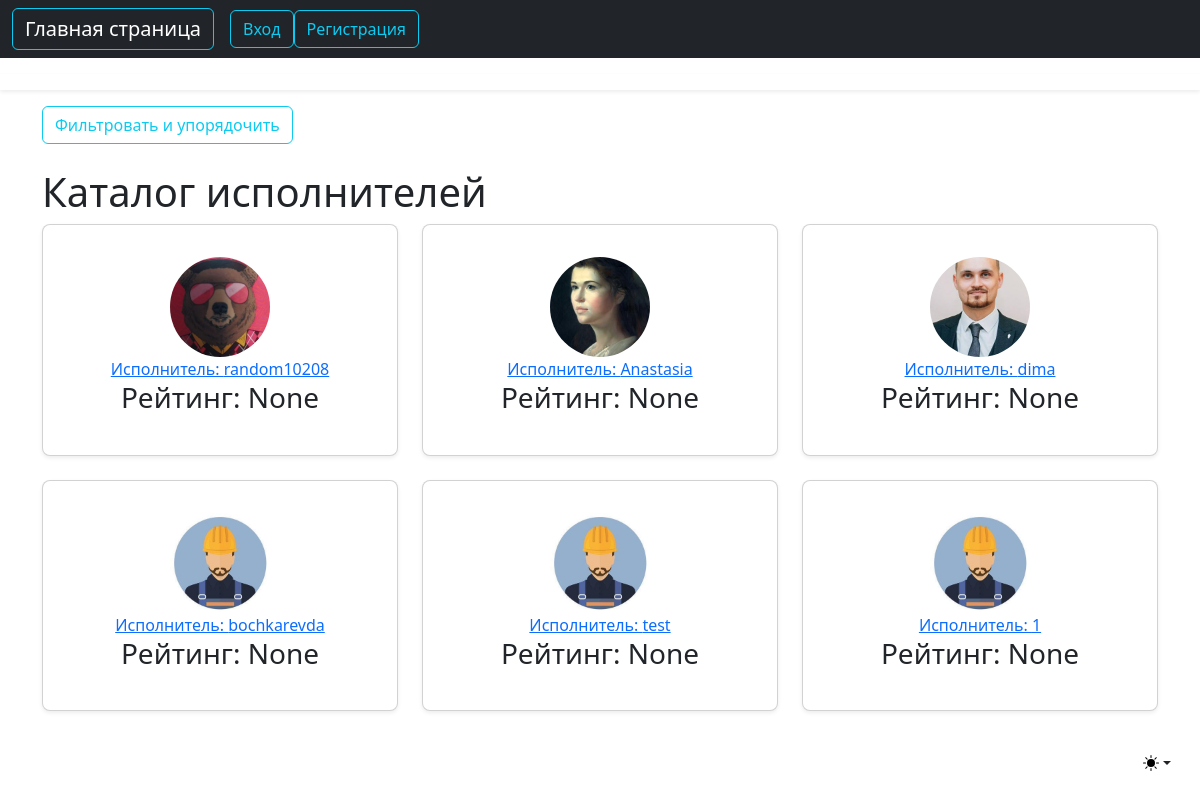
/users/workers, run on an earlier commit of the app's database.
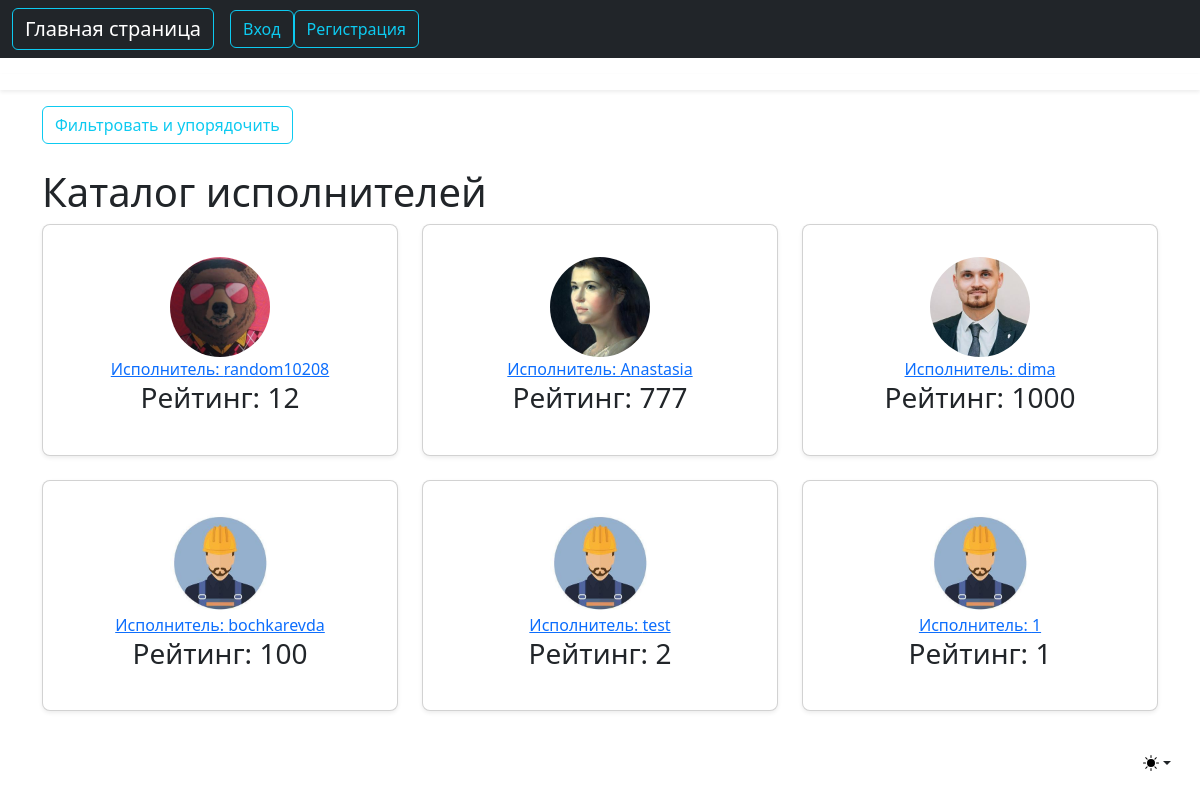
And on a later commit of the database.
### users/models.py (models this page shows, shortened)
class Worker(models.Model):
    user = models.OneToOneField(User, on_delete=models.CASCADE)
    rating = models.IntegerField(null=True, default=0)
    experience = models.TextField(null=True)

class Profile(models.Model):
    user = models.OneToOneField(User, on_delete=models.CASCADE)
    image = models.ImageField(default='default.jpg', upload_to='profile_pics')

### users/views.py (the view)
# urls.py: path('workers', WorkerListView.as_view(), name='workers'),
class WorkerListView(ListView):
    model = Worker
    template_name = 'users/workers.html'
    context_object_name = 'workers'
    paginate_by = 10

### users/templates/users/workers.html (shortened to what this page needs)
{% extends "searchwork/base_client.html" %}
{% block content %}
{% if workers %}
<div class="d-flex justify-content-between">
    <div>
            <a class="btn btn-outline-info" href="#">Фильтровать и упорядочить</a>
    </div>
</div>
<br/>
            <h1>Каталог исполнителей</h1>
            <div class="row row-cols-1 row-cols-md-3 mb-3 text-center">
                {% for worker in workers %}
                      <div class="col">
                        <div class="card mb-4 rounded-3 shadow-sm">
                          <div class="card-body">
                            <ul class="list-unstyled mt-3 mb-4">
                              <li>
                                  <img class="rounded-circle article-img" src="{{ worker.user.profile.image.url }}" width="100" height="100" alt="аватар заказчика">
                              </li>
                                <li><a class="mr-2" href="{% url 'worker-profile' worker.id %}">Исполнитель: {{ worker.user.username }}</a></li>
                                <h3>Рейтинг: {{ worker.rating }}</h3>
                            </ul>
                          </div>
                        </div>
                      </div>
                {% endfor %}
            </div>
        {% else %}
            <h1>Не найдено ни одного исполнителя.</h1>
            <a class="btn btn-outline-info" href="{% url 'worker' %}">Стать исполнителем</a>
        {% endif %}
{% endblock content %}

### searchwork/templates/searchwork/base_client.html (shortened to what this page needs)
{% extends "searchwork/base.html" %}
{% block base %}
<div  class="p-2 "></div>
<div  class="p-2 shadow-sm"></div>
<div  class="p-2 "></div>
<main class="container">
{% block content %}{% endblock %}
{% endblock base %}

### searchwork/templates/searchwork/base.html (shortened to what this page needs)
{% load static %}
<!doctype html>
<html lang="en">
<head>
    <link rel="stylesheet" href="https://cdn.jsdelivr.net/npm/bootstrap@5.2.3/dist/css/bootstrap.min.css" type="text/css">
</head>
<body>
    <body class="bg-body-tertiary">
    <div class="dropdown position-fixed bottom-0 end-0 mb-3 me-3 bd-mode-toggle">
      <button class="btn btn-bd-primary py-2 dropdown-toggle d-flex align-items-center" id="bd-theme" type="button" aria-expanded="false" data-bs-toggle="dropdown" aria-label="Toggle theme (light)">
        <svg class="bi my-1 theme-icon-active" width="1em" height="1em"><use href="#sun-fill"></use></svg>
      </button>
    </div>
<nav class="navbar navbar-expand-lg navbar-dark bg-dark" aria-label="Main navigation">
  <div class="container-fluid">
    <a class="btn btn-outline-info navbar-brand " href="{% url 'searchwork-about' %}">Главная страница</a>
    <div class="navbar-collapse offcanvas-collapse" id="navbarsExampleDefault">
      <ul class="navbar-nav me-auto mb-2 mb-lg-0">
            {% if user.is_authenticated %}
            	<a class="btn btn-outline-info" href="{% url 'profile' %}">Профиль</a>
            	<a class="btn btn-outline-info" href="{% url 'logout' %}">Выход</a>
          	{% else %}
            	<a class="btn btn-outline-info" href="{% url 'login' %}">Вход</a>
            	<a class="btn btn-outline-info" href="{% url 'register' %}">Регистрация</a>
          	{% endif %}
      </ul>
    </div>
  </div>
</nav>
<div class="nav-scroller bg-body">
  {% block base %}{% endblock %}
</div>
</body>
</body>
</html>

What changed in the data, as far as the page shows it:
changed Worker "random10208": rating "None" → "12"
changed Worker "Anastasia": rating "None" → "777"
changed Worker "dima": rating "None" → "1000"
changed Worker "bochkarevda": rating "None" → "100"
changed Worker "test": rating "None" → "2"
changed Worker (number 6 of 6 on the later page): rating "None" → "1"
